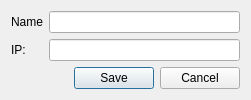
<?xml version="1.0" encoding="UTF-8"?>
<ui version="4.0">
 <class>PcSet</class>
 <widget class="QDialog" name="PcSet">
  <property name="geometry">
   <rect>
    <x>0</x>
    <y>0</y>
    <width>251</width>
    <height>97</height>
   </rect>
  </property>
  <property name="windowTitle">
   <string>Dialog</string>
  </property>
  <layout class="QGridLayout" name="gridLayout">
   <item row="0" column="0">
    <layout class="QFormLayout" name="formLayout">
     <item row="0" column="0">
      <widget class="QLabel" name="Name">
       <property name="text">
        <string>Name</string>
       </property>
      </widget>
     </item>
     <item row="0" column="1">
      <widget class="QLineEdit" name="Name_edit"/>
     </item>
     <item row="1" column="0">
      <widget class="QLabel" name="IP">
       <property name="text">
        <string>IP: </string>
       </property>
      </widget>
     </item>
     <item row="1" column="1">
      <widget class="QLineEdit" name="IP_edit"/>
     </item>
    </layout>
   </item>
   <item row="1" column="0">
    <widget class="QDialogButtonBox" name="act">
     <property name="orientation">
      <enum>Qt::Horizontal</enum>
     </property>
     <property name="standardButtons">
      <set>QDialogButtonBox::Cancel|QDialogButtonBox::Save</set>
     </property>
    </widget>
   </item>
  </layout>
 </widget>
 <resources/>
 <connections>
  <connection>
   <sender>act</sender>
   <signal>accepted()</signal>
   <receiver>PcSet</receiver>
   <slot>accept()</slot>
   <hints>
    <hint type="sourcelabel">
     <x>248</x>
     <y>254</y>
    </hint>
    <hint type="destinationlabel">
     <x>157</x>
     <y>274</y>
    </hint>
   </hints>
  </connection>
  <connection>
   <sender>act</sender>
   <signal>rejected()</signal>
   <receiver>PcSet</receiver>
   <slot>reject()</slot>
   <hints>
    <hint type="sourcelabel">
     <x>316</x>
     <y>260</y>
    </hint>
    <hint type="destinationlabel">
     <x>286</x>
     <y>274</y>
    </hint>
   </hints>
  </connection>
 </connections>
</ui>
